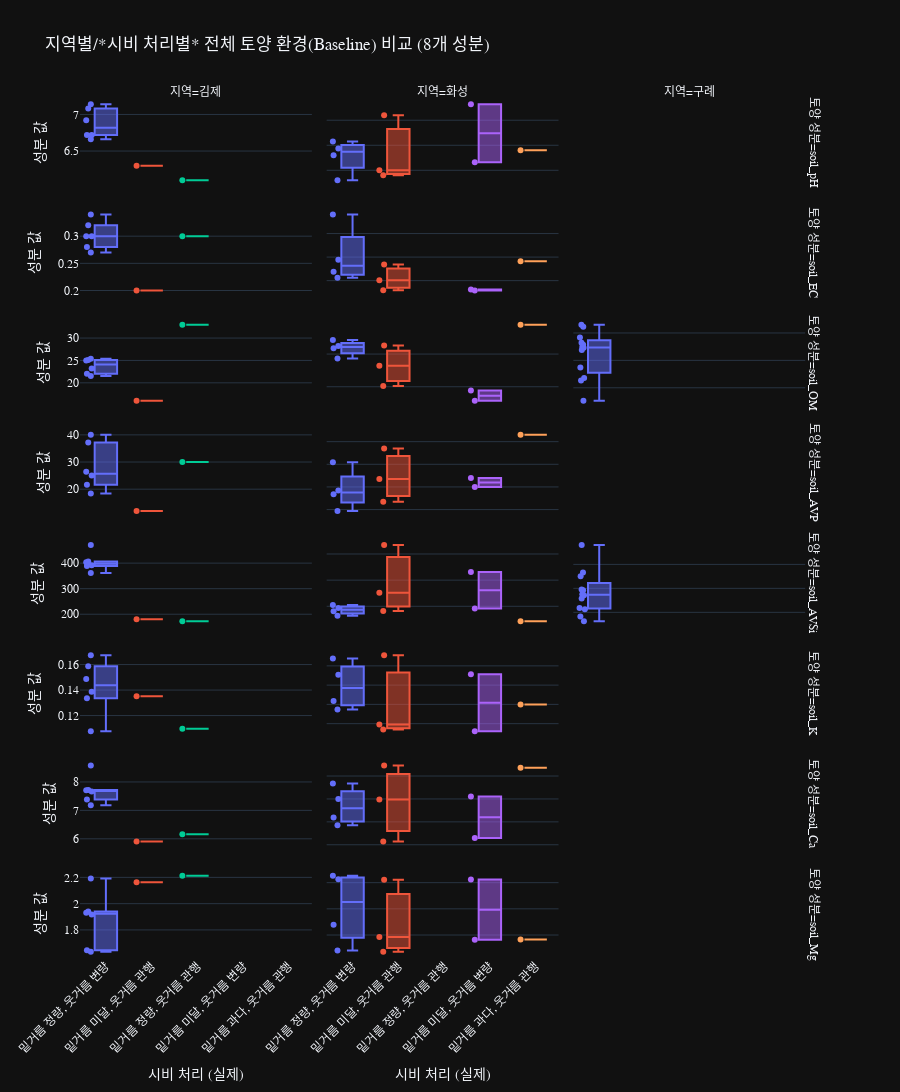

Notebook source saved alongside this figure:
### Markdown cell above
## 토양과 수확량 상관 분석

### Code cell
import pandas as pd
import plotly.express as px

# 1. 'df'가 메모리에 있다고 가정합니다.
# (안정성을 위해 df 로드 및 전처리 코드 포함)
try:
    if 'df' not in locals() or df.empty:
         print("DataFrame 'df'를 다시 로드합니다.")
         df = pd.read_csv("25년_수확량 통계.csv")
    else:
         print("기존 DataFrame 'df'를 사용합니다.")
except NameError:
    print("DataFrame 'df'를 새로 로드합니다.")
    df = pd.read_csv("25년_수확량 통계.csv")

# 2. 분석에 필요한 컬럼들 전처리
try:
    all_soil_components = [
        'soil_pH', 'soil_EC', 'soil_OM', 'soil_AVP', 'soil_AVSi', 'soil_K', 'soil_Ca', 'soil_Mg'
    ]
    for col in all_soil_components:
        df[col] = pd.to_numeric(df[col].astype(str).str.replace(',', '').str.strip(), errors='coerce')

    df['지역'] = df['지역'].str.strip()
    df['CASE'] = df['CASE'].astype(str).str.strip()
    df['코드번호'] = df['코드번호'].str.strip()
    df['시비 처리'] = df['시비 처리'].str.strip() # 시비 처리 컬럼 전처리

except Exception as e:
    print(f"데이터 전처리 중 오류 발생: {e}")
    raise

# 3. 데이터 필터링 (CASE 1, 2, 3 맥락 유지)
case_filter = ['1', '2', '3']
df_baseline = df[df['CASE'].isin(case_filter)].copy()

print(f"\n2025년 비교군(CASE 1, 2, 3) {len(df_baseline)}개 필터링.")

# 4. 데이터 형태 변환 (Melt) - '시비 처리'를 ID로 포함
melted_data_all = df_baseline.melt(
    id_vars=['지역', 'CASE', '코드번호', '시비 처리'],
    value_vars=all_soil_components,
    var_name='토양성분',
    value_name='값'
)

melted_data_all = melted_data_all.dropna(subset=['값'])
print(f"Melt된 전체 토양 성분 데이터 {len(melted_data_all)}개로 Box Plot 생성.")

# 5. Plotly를 사용한 Box Plot 시각화 (*** X축 및 색상 변경 ***)
fig = px.box(
    melted_data_all,
    x='시비 처리',              # *** [MODIFIED] X축: '시비 처리' (실제 처리) ***
    y='값',                      # Y축: 토양 성분 값
    color='시비 처리',           # *** [MODIFIED] 색상: '시비 처리' (실제 처리) ***
    facet_col='지역',            # 열 분리: 지역별
    facet_row='토양성분',        # 행 분리: 8개 토양 성분
    points='all',              # 모든 개별 데이터 포인트를 점으로 표시
    hover_data=['CASE'],       # [NEW] 마우스 오버 시 'CASE' (계획) 표시
    labels={
        "값": "성분 값",
        "CASE": "CASE (계획)",
        "지역": "지역",
        "토양성분": "토양 성분",
        "시비 처리": "시비 처리 (실제)"
    },
    title="지역별/*시비 처리별* 전체 토양 환경(Baseline) 비교 (8개 성분)"
)

# 6. 차트 레이아웃 가독성 높이기
fig.update_layout(
    height=2000,
    font=dict(family="Malgun Gothic, AppleGGothic, sans-serif"),
    showlegend=False
)
fig.update_yaxes(matches=None)
fig.update_annotations(align='right')
fig.update_xaxes(tickangle=-45) # X축 라벨 회전

fig.show()

image_filename = "토양성분.png"
fig.write_image(
        image_filename,
        width=1200,
        height=600,
        scale=2  # 2배 해상도
    )
